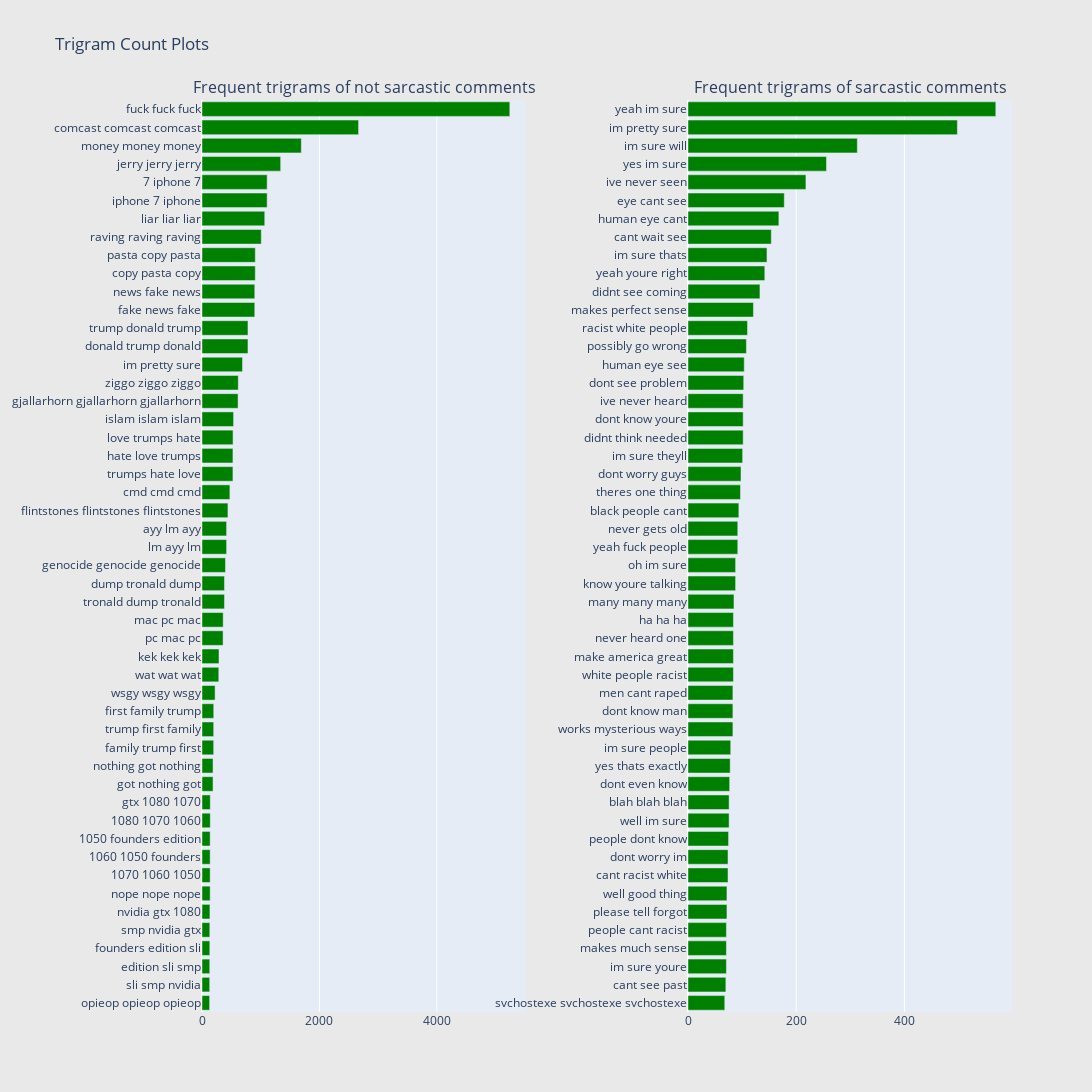

Notebook code cell kept with this figure:
### Code cell
freq_dict = defaultdict(int)
for sent in train0_df["comment"]:
    for word in generate_ngrams(sent,3):
        freq_dict[word] += 1
fd_sorted = pd.DataFrame(sorted(freq_dict.items(), key=lambda x: x[1])[::-1])
fd_sorted.columns = ["word", "wordcount"]
trace0 = horizontal_bar_chart(fd_sorted.head(50), 'green')


freq_dict = defaultdict(int)
for sent in train1_df["comment"]:
    for word in generate_ngrams(sent,3):
        freq_dict[word] += 1
fd_sorted = pd.DataFrame(sorted(freq_dict.items(), key=lambda x: x[1])[::-1])
fd_sorted.columns = ["word", "wordcount"]
trace1 = horizontal_bar_chart(fd_sorted.head(50), 'green')

# Creating two subplots
fig = tools.make_subplots(rows=1, cols=2, vertical_spacing=0.04, horizontal_spacing=0.2,
                          subplot_titles=["Frequent trigrams of not sarcastic comments", 
                                          "Frequent trigrams of sarcastic comments"])
fig.append_trace(trace0, 1, 1)
fig.append_trace(trace1, 1, 2)
fig['layout'].update(height=1200, width=1200, paper_bgcolor='rgb(233,233,233)', title="Trigram Count Plots")
py.iplot(fig, filename='word-plots')

### Figure 1 — Plotly figure (JSON) as saved in the notebook; plotly's stock layout.template omitted (floating-point values rounded to 4 significant figures)
{"data": [{"marker": {"color": "green"}, "orientation": "h", "showlegend": false, "type": "bar", "x": [130, 131, 132, 133, 133, 135, 139, 139, 139, 139, 141, 141, 188, 188, 199, 199, 200, 223, 286, 290, 359, 361, 383, 383, 400, 419, 419, 442, 475, 527, 527, 529, 538, 614, 618, 690, 783, 783, 899, 899, 908, 908, 1010, 1069, 1110, 1110, 1340, 1692, 2667, 5243], "xaxis": "x", "y": ["opieop opieop opieop", "sli smp nvidia", "edition sli smp", "founders edition sli", "smp nvidia gtx", "nvidia gtx 1080", "nope nope nope", "1070 1060 1050", "1060 1050 founders", "1050 founders edition", "1080 1070 1060", "gtx 1080 1070", "got nothing got", "nothing got nothing", "family trump first", "trump first family", "first family trump", "wsgy wsgy wsgy", "wat wat wat", "kek kek kek", "pc mac pc", "mac pc mac", "tronald dump tronald", "dump tronald dump", "genocide genocide genocide", "lm ayy lm", "ayy lm ayy", "flintstones flintstones flintstones", "cmd cmd cmd", "trumps hate love", "hate love trumps", "love trumps hate", "islam islam islam", "gjallarhorn gjallarhorn gjallarhorn", "ziggo ziggo ziggo", "im pretty sure", "donald trump donald", "trump donald trump", "fake news fake", "news fake news", "copy pasta copy", "pasta copy pasta", "raving raving raving", "liar liar liar", "iphone 7 iphone", "7 iphone 7", "jerry jerry jerry", "money money money", "comcast comcast comcast", "fuck fuck fuck"], "yaxis": "y"}, {"marker": {"color": "green"}, "orientation": "h", "showlegend": false, "type": "bar", "x": [68, 70, 71, 71, 71, 72, 72, 74, 74, 75, 76, 76, 77, 78, 79, 83, 83, 83, 84, 84, 84, 84, 85, 88, 88, 92, 92, 94, 97, 98, 101, 102, 102, 102, 103, 104, 108, 110, 121, 133, 142, 146, 154, 168, 178, 218, 256, 313, 498, 569], "xaxis": "x2", "y": ["svchostexe svchostexe svchostexe", "cant see past", "im sure youre", "makes much sense", "people cant racist", "please tell forgot", "well good thing", "cant racist white", "dont worry im", "people dont know", "well im sure", "blah blah blah", "dont even know", "yes thats exactly", "im sure people", "works mysterious ways", "dont know man", "men cant raped", "white people racist", "make america great", "never heard one", "ha ha ha", "many many many", "know youre talking", "oh im sure", "yeah fuck people", "never gets old", "black people cant", "theres one thing", "dont worry guys", "im sure theyll", "didnt think needed", "dont know youre", "ive never heard", "dont see problem", "human eye see", "possibly go wrong", "racist white people", "makes perfect sense", "didnt see coming", "yeah youre right", "im sure thats", "cant wait see", "human eye cant", "eye cant see", "ive never seen", "yes im sure", "im sure will", "im pretty sure", "yeah im sure"], "yaxis": "y2"}], "layout": {"annotations": [{"font": {"size": 16}, "showarrow": false, "text": "Frequent trigrams of not sarcastic comments", "x": 0.2, "xanchor": "center", "xref": "paper", "y": 1, "yanchor": "bottom", "yref": "paper"}, {"font": {"size": 16}, "showarrow": false, "text": "Frequent trigrams of sarcastic comments", "x": 0.8, "xanchor": "center", "xref": "paper", "y": 1, "yanchor": "bottom", "yref": "paper"}], "height": 1200, "paper_bgcolor": "rgb(233,233,233)", "title": {"text": "Trigram Count Plots"}, "width": 1200, "xaxis": {"anchor": "y", "domain": [0, 0.4]}, "xaxis2": {"anchor": "y2", "domain": [0.6, 1]}, "yaxis": {"anchor": "x", "domain": [0, 1]}, "yaxis2": {"anchor": "x2", "domain": [0, 1]}}}
